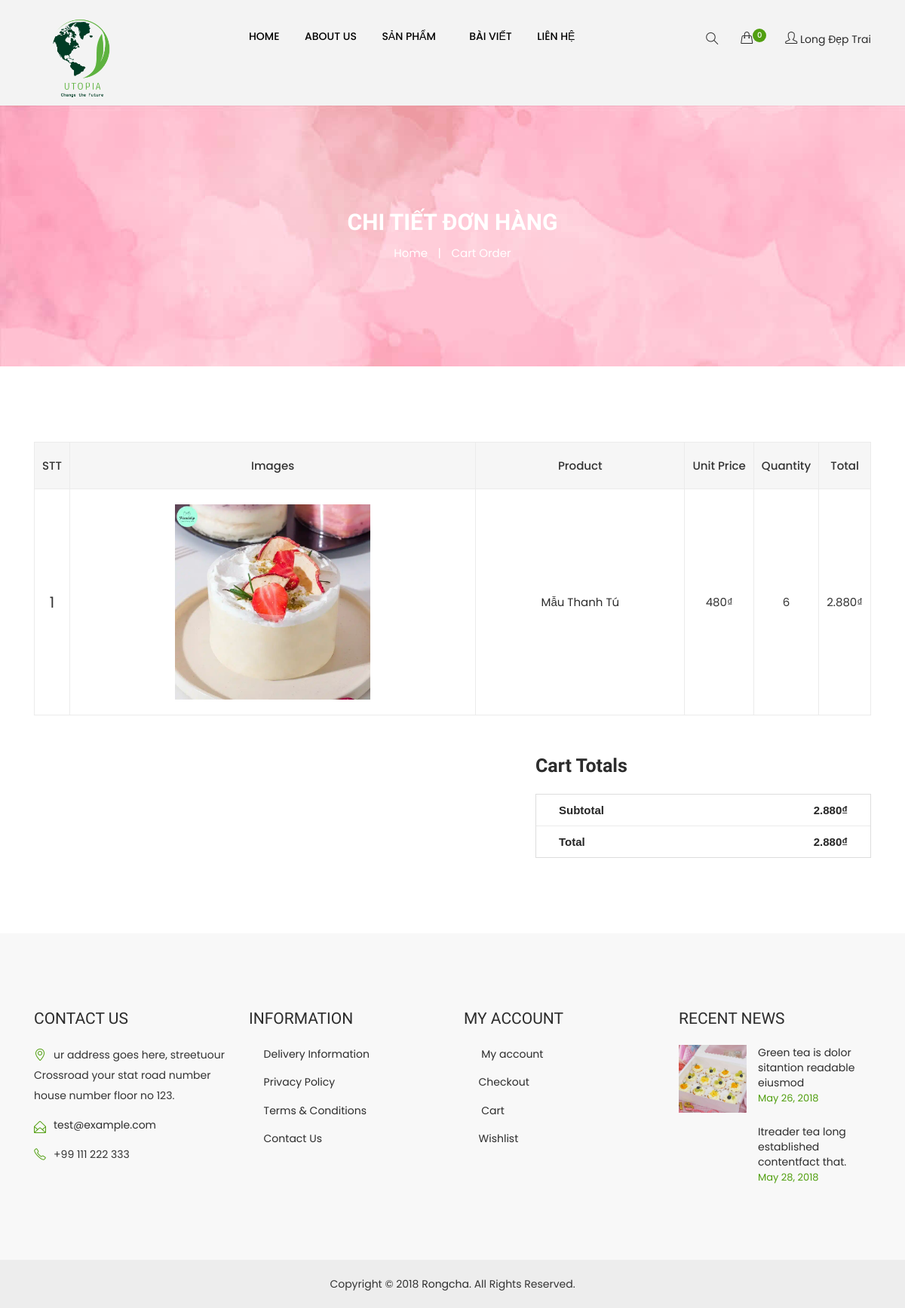
The page /index.php?act=cartorder&idord=125 (signed in) on the database its author committed.
### tables this page shows
CREATE TABLE `chitiethoadon` (
  `id` int(11) NOT NULL,
  `idord` int(11) NOT NULL,
  `idsp` int(11) NOT NULL,
  `price` int(11) NOT NULL,
  `quantity` int(11) NOT NULL,
  `total` int(11) NOT NULL,
  `created_at` timestamp NOT NULL DEFAULT current_timestamp() ON UPDATE current_timestamp()
);

CREATE TABLE `sanpham` (
  `id` int(11) NOT NULL,
  `name` varchar(50) DEFAULT NULL,
  `pri_old` int(11) NOT NULL,
  `pri_new` int(11) NOT NULL,
  `mota` varchar(250) NOT NULL,
  `img1` text NOT NULL,
  `img2` text NOT NULL,
  `luotxem` int(11) NOT NULL,
  `iddm` int(11) NOT NULL
);

### models/pdo.php (called while the page is built, shortened)
<?php
function pdo_get_connection()
{
    $servername = "localhost";
    $username = "root";
    $password = "";
    $database = "du_an_1";
    try {
        $conn = new PDO("mysql:host=$servername;dbname=$database", $username, $password);
        $conn->setAttribute(PDO::ATTR_ERRMODE, PDO::ERRMODE_EXCEPTION);
        return $conn;
    } catch (PDOException $e) {
        echo "Connection failed: " . $e->getMessage();
    }
}
function pdo_query($sql)
{
    $sql_args = array_slice(func_get_args(), 1);
    try {
        $conn = pdo_get_connection();
        $stmt = $conn->prepare($sql);
        $stmt->execute($sql_args);
        $rows = $stmt->fetchAll();
        return $rows;
    } catch (PDOException $e) {
        throw $e;
    } finally {
        unset($conn);
    }
}
?>

### models/cthd.php (called while the page is built, shortened)
<?php
function loadall_cthd($id)
{
    $sql = "SELECT *, sanpham.name AS spname, sanpham.pri_new AS spprice, sanpham.img1 AS spimg
FROM chitiethoadon
JOIN sanpham ON sanpham.id = chitiethoadon.idsp
WHERE chitiethoadon.idord = " . $id;
    $cthd = pdo_query($sql);
    return $cthd;
}

### global.php (called while the page is built)
<?php
$img_path = "upload/"
?>

### views/cartorder.php (the view)
<div class="page-title-wrapper">
    <div class="container">
        <div class="row">
            <div class="col-lg-12">
                <div class="page-title-inner text-center">
                    <h2 class="page-title">Chi tiết đơn hàng</h2>
                    <div class="breadcrumbs breadcrumb-bottom">
                        <ul>
                            <li><a href="index.html">Home</a></li>
                            <li>|</li>
                            <li>Cart Order</li>
                        </ul>
                    </div>
                </div>
            </div>
        </div>
    </div>
</div>
<div class="main-content-wrapper pt-100">
    <div class="container">
        <div class="row">
            <div class="col-12">
                <form action="#" class="cart-table">
                    <?php
                    echo '
                            <div class="table-content table-responsive">
                            <table class="table">
                            <thead>
                                <tr>
                                    <th class="plantmore-product-quantity">STT</th>
                                    <th class="plantmore-product-thumbnail">images</th>
                                    <th class="cart-product-name">Product</th>
                                    <th class="plantmore-product-price">Unit Price</th>
                                    <th class="plantmore-product-quantity">Quantity</th>
                                    <th class="plantmore-product-subtotal">Total</th>
                                </tr>
                            </thead>';
                    $i = 1;
                    $sum = 0;
                    foreach ($cthd as $cthd) {
                        extract($cthd);
                        $hinh = $img_path . $spimg;
                        $tt = $spprice * $quantity;
                        $sum += $tt;
                        echo '
                                <tbody>
                                <tr>
                                    <td class="plantmore-product-remove">
                                        <span class="stt">' . $i . '</span>
                                    </td>
                                    <td class="plantmore-product-thumbnail">
                                        <a href="#"><img src="' . $hinh . '" alt="" class="w-50" /></a>
                                    </td>
                                    <td class="plantmore-product-name w-25">
                                        <a href="#">' . $spname . '</a>
                                    </td>
                                    <td class="plantmore-product-price">
                                        <span class="amount">' . number_format($spprice, 0, ',', '.') . '₫</span>
                                    </td>
                                    <td class="plantmore-product-quantity">
                                        <span class="quantity">' . $quantity . '</span>
                                    </td>
                                    <td class="product-subtotal">
                                        <span class="amount">' . number_format($tt, 0, ',', '.') . '₫</span>
                                    </td>
                                </tr>
                                    </tbody>  ';
                        $i++;
                    }
                    echo '</table>';
                    if ($sum > 0) {
                        echo '
                    </div>
                    <div class="row">
                        <div class="col-12">
                        </div>
                    </div>
                    <div class="row">
                        <div class="col-md-5 ml-auto">
                            <div class="cart-page-total">
                                <h2>Cart totals</h2>
                                <ul>
                                    <li>Subtotal <span>
                                            ' . number_format($sum, 0, ',', '.') . '₫
                                        </span></li>
                                    <li>Total <span>
                                            ' . number_format($sum, 0, ',', '.') . '₫
                                        </span></li>
                                </ul>
                            </div>
                        </div>
                    </div>';
                    }
                    ?>
                </form>
            </div>
        </div>
    </div>
</div>

### styles/style.css (style rules this page uses)
html, body { height: 100%; }
img { max-width: 100%; height: auto; }
h1, h2, h3, h4, h5, h6 { margin: 0 0 10px; color: #2c2c2c; line-height: 1.3; font-family: "Leckerli One", cursive; }
h2 { font-size: 28px; font-weight: 400; letter-spacing: 0; margin-bottom: 15px; }
a { -webkit-transition: all 0.3s ease 0s; transition: all 0.3s ease 0s; text-decoration: none; color: #2c2c2c; }
ul { list-style: outside none none; margin: 0; padding: 0; }
body { color: #333; font-family: "Poppins", sans-serif; font-size: 13px; font-weight: 400; line-height: 1.42857; }
.pt-100 { padding-top: 100px; }
.page-title-wrapper { background: url(../img/banner/page-title.jpg); }
.page-title-inner { padding: 140px 0; }
.page-title-inner .page-title { color: #ffffff; font-size: 30px; font-weight: 700; line-height: 1; text-transform: uppercase; }
.breadcrumbs ul li { display: inline-block; color: #ffffff; font-size: 15px; font-weight: 400; padding: 0 5px; position: relative; text-transform: capitalize; }
.breadcrumbs ul li a { color: #ffffff; }
.table-content table { background: #ffffff none repeat scroll 0 0; border-color: #ebebeb; border-radius: 0; border-style: solid; border-width: 1px 0 0 1px; margin-bottom: 0; text-align: center; width: 100%; }
.table-content table { text-align: center; }
thead { background-color: #f6f6f6; }
.table-content table th { border-top: medium none; font-size: 15px; font-weight: 500; padding: 20px 10px; text-align: center; text-transform: capitalize; vertical-align: middle; white-space: nowrap; }
.table-content table td.plantmore-product-remove { font-size: 20px; }
.table-content table td { border-top: medium none; font-size: 13px; padding: 20px 10px; vertical-align: middle; }
.table-content table th, .table-content table td { border-bottom: 1px solid #ebebeb; border-right: 1px solid #ebebeb; }
.table-content table td { font-size: 15px; }
.cart-page-total { padding-top: 50px; }
.cart-page-total > h2 { font-size: 25px; font-weight: 700; margin-bottom: 20px; text-transform: capitalize; }
.cart-page-total > ul { border: 1px solid #dddddd; }
.cart-page-total > ul > li { border-bottom: 1px solid #ebebeb; color: #252525; font-family: "Montserrat", sans-serif; font-size: 15px; font-weight: 700; list-style: outside none none; padding: 10px 30px; }
.cart-page-total ul > li > span { float: right; }
.cart-page-total li:last-child { border-bottom: 0 none; }

### rows shown on the page
chitiethoadon: sanpham.img1 (picture), sanpham.name "Mẫu Thanh Tú", sanpham.pri_new "480", quantity "6", quantity.pri_new "2.880"

### other values the page prints
$_SESSION['username'] "Long Đẹp Trai"
$sum "2.880"
